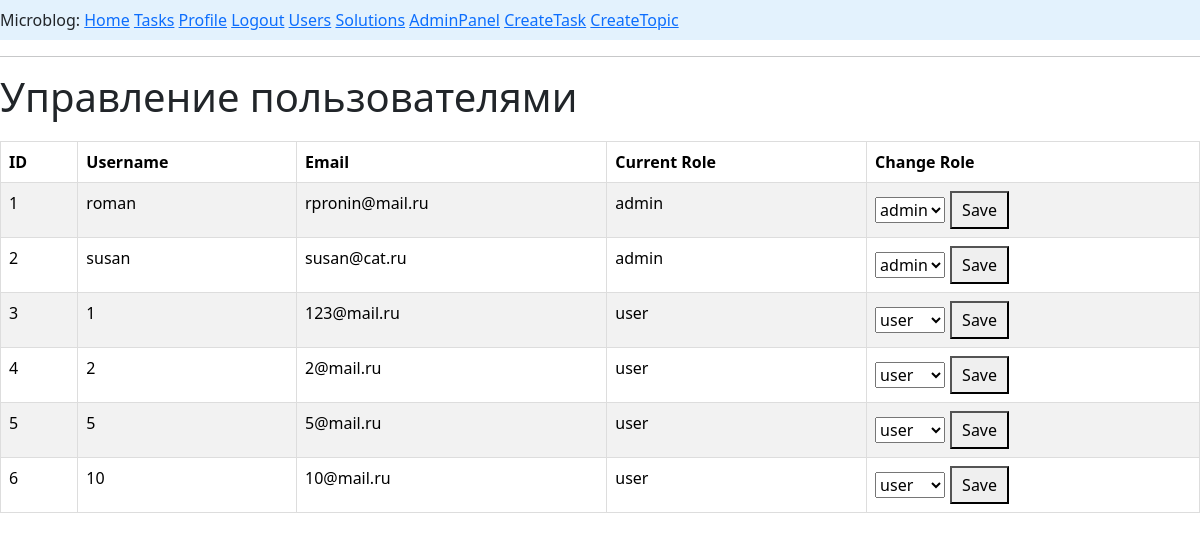
Page /admin/users (signed in) on the committed database.
### app/models.py (models this page shows, shortened)
class User(UserMixin, db.Model):
    __tablename__ = 'users'
    id: so.Mapped[int] = so.mapped_column(primary_key=True)
    username: so.Mapped[str] = so.mapped_column(sa.String(64), index=True, unique=True)
    email: so.Mapped[str] = so.mapped_column(sa.String(120), index=True, unique=True)
    password_hash: so.Mapped[Optional[str]] = so.mapped_column(sa.String(256))
    posts: so.WriteOnlyMapped['Post'] = so.relationship(back_populates='author')
    about_me: so.Mapped[Optional[str]] = so.mapped_column(sa.String(140))
    last_seen: so.Mapped[Optional[datetime]] = so.mapped_column(default=lambda: datetime.now(timezone.utc))
    role_id: so.Mapped[int] = so.mapped_column(sa.ForeignKey(Role.id), index=True)
    role: so.Mapped['Role'] = so.relationship(back_populates='users')
    task_user: so.Mapped['Task'] = so.relationship(back_populates='creator')
    solve_user: so.Mapped[list['Solve']] = so.relationship(back_populates='solver')

class Role(UserMixin, db.Model):
    __tablename__ = 'roles'
    id: so.Mapped[int] = so.mapped_column(primary_key=True)
    rolename: so.Mapped[str] = so.mapped_column(sa.String(30), index=True, unique=True)
    users: so.WriteOnlyMapped[list['User']] = so.relationship(back_populates='role')

### app/routes.py (the view)
@app.route('/admin/users', methods=['GET', 'POST'])
@login_required
def admin_users():
    if not is_admin():
        flash('У вас нет прав для доступа к этой странице', 'danger')
        return redirect(url_for('index'))  # или url_for('login'), куда хочешь редиректить
    users = User.query.all()
    roles = Role.query.all()
    form = AdminRoleForm()
    form.new_role_id.choices = [(r.id, r.rolename) for r in roles]
    if form.validate_on_submit():
        print("--- ОТЛАДКА: Форма прошла валидацию ---")
        print(f"Получен user_id: {form.user_id.data} (тип: {type(form.user_id.data)})")
        print(f"Получен new_role_id: {form.new_role_id.data} (тип: {type(form.new_role_id.data)})")
        user = User.query.get(form.user_id.data)
        if user:
            old_role_name = user.role.rolename if user.role else "None"
            user.role_id = form.new_role_id.data
            db.session.commit()
            print(f"✅ УСПЕХ: Роль пользователя {user.username} изменена с '{old_role_name}' на '{Role.query.get(form.new_role_id.data).rolename}'")
            flash(f'Роль пользователя {user.username} успешно изменена', 'success')
        else:
            print("❌ ОШИБКА: Пользователь не найден!")
            flash('Пользователь не найден', 'danger')
        return redirect(url_for('admin_users'))
    else:
        if request.method == 'POST':
            print("--- ОТЛАДКА: Валидация НЕ пройдена ---")
            print(f"Ошибки формы: {form.errors}")
    return render_template('admin_users.html', users=users, roles=roles, form=form)

### app/forms.py
class AdminRoleForm(FlaskForm):
    user_id = IntegerField('User ID', validators=[DataRequired()])
    new_role_id = SelectField('New Role', coerce=int, validators=[DataRequired()])
    submit = SubmitField('Change Role')

### app/models.py (called while the page is built)
@login.user_loader
def load_user(id):
    return db.session.get(User, int(id))

### app/routes.py (called while the page is built)
@app.before_request
def before_request():
    if current_user.is_authenticated:
        current_user.last_seen = datetime.now(timezone.utc)
        db.session.commit()

def is_admin():
    if not current_user.is_authenticated:
        return False
    if not current_user.role:
        return False
    return current_user.role.rolename == 'admin'

### app/templates/admin_users.html (shortened to what this page needs)
{% extends "base.html" %}
{% block content %}
    <h1>Управление пользователями</h1>
    <table class="table table-striped table-hover">
        <thead>
            <tr>
                <th>ID</th>
                <th>Username</th>
                <th>Email</th>
                <th>Current Role</th>
                <th>Change Role</th>
            </tr>
        </thead>
        <tbody>
            {% for user in users %}
            <tr>
                <td>{{ user.id }}</td>
                <td>{{ user.username }}</td>
                <td>{{ user.email }}</td>
                <td>{{ user.role.rolename if user.role else 'No Role' }}</td>
                <td>
                    <form method="POST" action="{{ url_for('admin_users') }}" style="display: flex; gap: 5px; align-items: center;">
                        <select name="new_role_id">
                            {% for role in roles %}
                                <option value="{{ role.id }}" {% if user.role_id == role.id %}selected{% endif %}>
                                    {{ role.rolename }}
                                </option>
                            {% endfor %}
                        </select>
                        <button type="submit" style="padding: 5px 10px;">Save</button>
                    </form>
                </td>
            </tr>
            {% endfor %}
        </tbody>
    </table>
{% endblock %}

### app/templates/admin_users.html (style rules this page uses)
table { width: 100%; border-collapse: collapse; margin-top: 20px; }
th, td { border: 1px solid #ddd; padding: 8px; text-align: left; }
th { background-color: #f2f2f2; }

### rows in the picture
User: id "1", username "roman", email "rpronin@mail.ru", role "admin", new_role_id "admin"
User: id "2", username "susan", email "susan@cat.ru", role "admin", new_role_id "admin"
User: id "3", username "1", email "123@mail.ru", role "user", new_role_id "user"
User: id "4", username "2", email "2@mail.ru", role "user", new_role_id "user"
User: id "5", username "5", email "5@mail.ru", role "user", new_role_id "user"
User: id "6", username "10", email "10@mail.ru", role "user", new_role_id "user"
